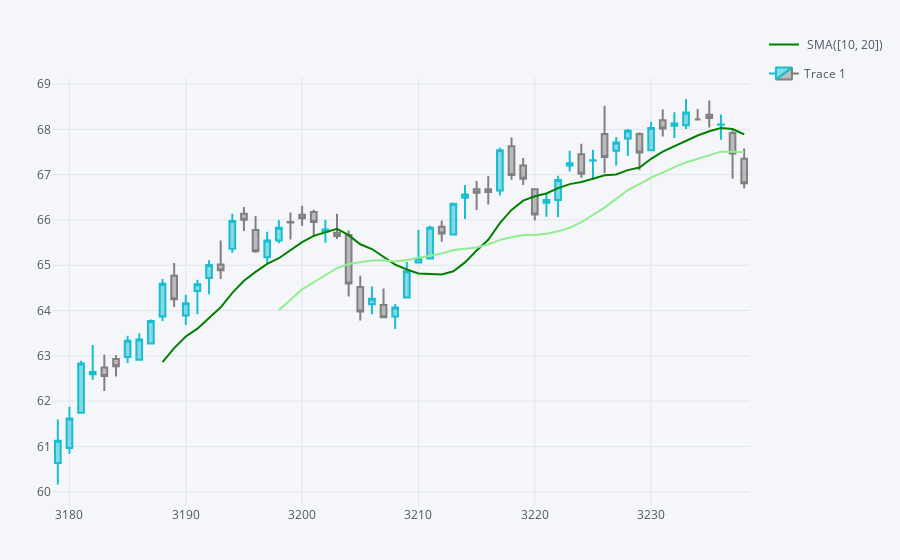

Source (notebook cell):
### Code cell
qf=cf.QuantFig(tickers.get_group('a')[-60:])
qf.add_sma([10,20],width=2,color=['green','lightgreen'],legendgroup=True)
plyo.iplot(qf.iplot(asFigure=True),image='png',
          filename='qf_04')
